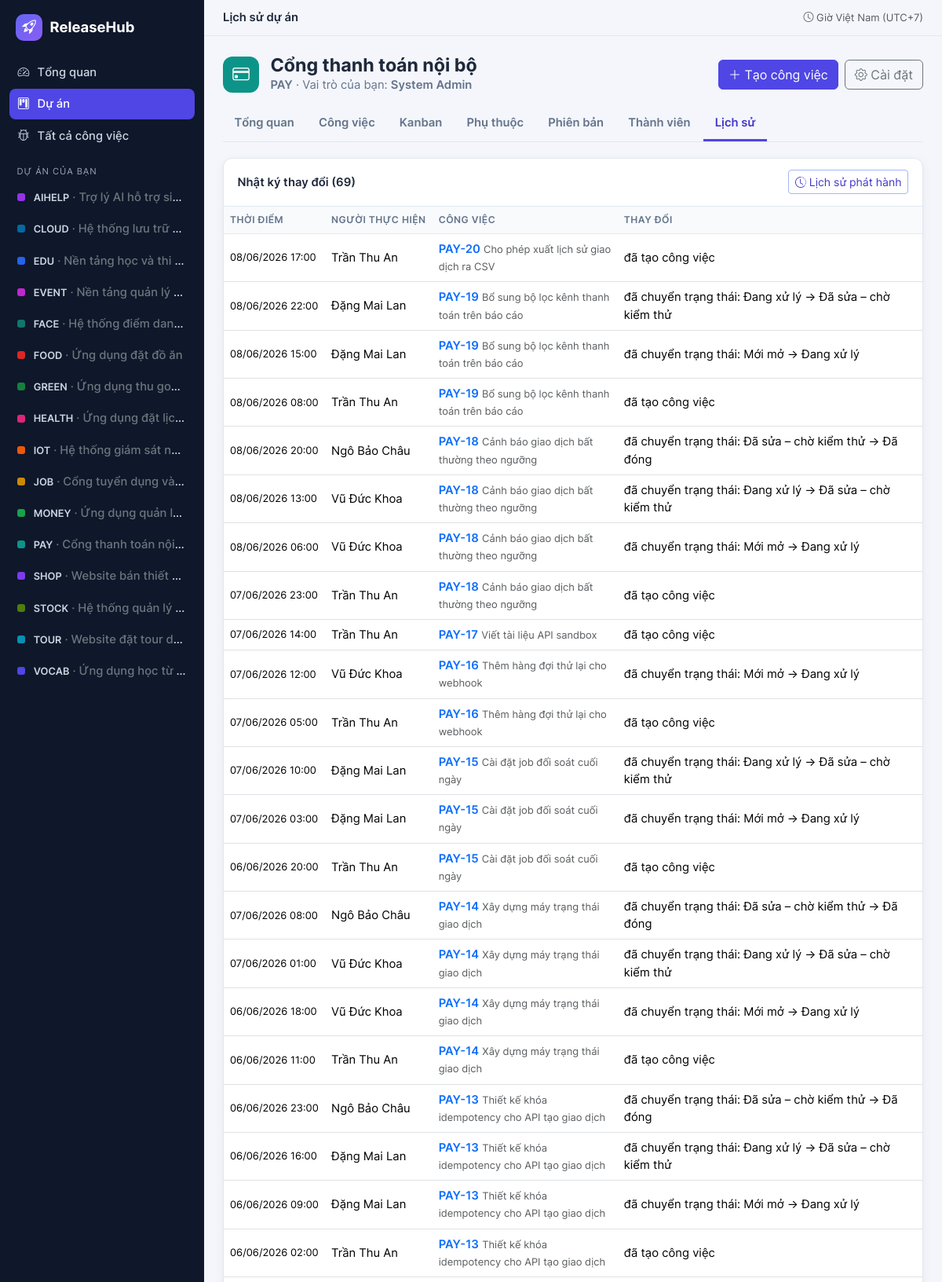
The page /public/projects/2/history (signed in, upper part) on the database its author committed.
### tables this page shows
CREATE TABLE projects (
    id            INT UNSIGNED NOT NULL AUTO_INCREMENT,
    code          VARCHAR(16) NOT NULL,
    name          VARCHAR(150) NOT NULL,
    description   TEXT NULL,
    color         CHAR(7) NOT NULL DEFAULT '#4f46e5',
    icon          VARCHAR(40) NOT NULL DEFAULT 'bi-kanban',
    owner_id      INT UNSIGNED NULL,
    issue_counter INT UNSIGNED NOT NULL DEFAULT 0,
    version       INT UNSIGNED NOT NULL DEFAULT 1,
    archived_at   DATETIME NULL,
    created_at    DATETIME NOT NULL,
    updated_at    DATETIME NOT NULL,
    PRIMARY KEY (id),
    UNIQUE KEY uq_projects_code (code),
    KEY idx_projects_archived (archived_at),
    CONSTRAINT fk_projects_owner FOREIGN KEY (owner_id) REFERENCES users (id) ON DELETE SET NULL
);

CREATE TABLE issue_histories (
    id         BIGINT UNSIGNED NOT NULL AUTO_INCREMENT,
    project_id INT UNSIGNED NOT NULL,
    issue_id   INT UNSIGNED NOT NULL,
    actor_id   INT UNSIGNED NULL,
    action     VARCHAR(40) NOT NULL,
    changes    TEXT NULL,
    created_at DATETIME NOT NULL,
    PRIMARY KEY (id),
    KEY idx_hist_issue (issue_id, id),
    KEY idx_hist_project (project_id, id),
    CONSTRAINT fk_hist_issue FOREIGN KEY (issue_id, project_id) REFERENCES issues (id, project_id) ON DELETE RESTRICT,
    CONSTRAINT fk_hist_actor FOREIGN KEY (actor_id) REFERENCES users (id) ON DELETE SET NULL
);

CREATE TABLE users (
    id            INT UNSIGNED NOT NULL AUTO_INCREMENT,
    email         VARCHAR(190) NOT NULL,
    full_name     VARCHAR(120) NOT NULL,
    password_hash VARCHAR(255) NOT NULL,
    is_admin      TINYINT(1) NOT NULL DEFAULT 0,
    is_active     TINYINT(1) NOT NULL DEFAULT 1,
    last_login_at DATETIME NULL,
    created_at    DATETIME NOT NULL,
    updated_at    DATETIME NOT NULL,
    PRIMARY KEY (id),
    UNIQUE KEY uq_users_email (email)
);

CREATE TABLE issues (
    id                 INT UNSIGNED NOT NULL AUTO_INCREMENT,
    project_id         INT UNSIGNED NOT NULL,
    number             INT UNSIGNED NOT NULL,
    code               VARCHAR(32) NOT NULL,
    type               ENUM('bug','task','improvement') NOT NULL,
    title              VARCHAR(200) NOT NULL,
    description        TEXT NULL,
    priority           ENUM('low','medium','high','urgent') NOT NULL DEFAULT 'medium',
    severity           ENUM('trivial','minor','major','critical','blocker') NULL,
    status             ENUM('open','in_progress','resolved','verified','closed','reopened') NOT NULL DEFAULT 'open',
    reporter_id        INT UNSIGNED NOT NULL,
    assignee_id        INT UNSIGNED NULL,
    due_date           DATE NULL,
    environment        VARCHAR(255) NULL,
    steps_to_reproduce TEXT NULL,
    expected_result    TEXT NULL,
    actual_result      TEXT NULL,
    fix_ref            VARCHAR(500) NULL,
    fix_revision       INT UNSIGNED NOT NULL DEFAULT 0,
    commit_url         VARCHAR(500) NULL,
    pr_url             VARCHAR(500) NULL,
    version            INT UNSIGNED NOT NULL DEFAULT 1,
    created_at         DATETIME NOT NULL,
    updated_at         DATETIME NOT NULL,
    PRIMARY KEY (id),
    UNIQUE KEY uq_issue_number (project_id, number),
    UNIQUE KEY uq_issue_code (project_id, code),
    UNIQUE KEY uq_issue_project (id, project_id),
    KEY idx_issue_status (project_id, status),
    KEY idx_issue_assignee (project_id, assignee_id),
    KEY idx_issue_severity (project_id, severity),
    KEY idx_issue_type (project_id, type),
    KEY idx_issue_updated (project_id, updated_at),
    CONSTRAINT fk_issue_project FOREIGN KEY (project_id) REFERENCES projects (id) ON DELETE RESTRICT,
    CONSTRAINT fk_issue_reporter FOREIGN KEY (reporter_id) REFERENCES users (id),
    CONSTRAINT fk_issue_assignee FOREIGN KEY (assignee_id) REFERENCES users (id) ON DELETE SET NULL
);

### views/projects/history.php (the view, shortened to what the rows shown need)
<?php
echo partial('project_head', ['project' => $project, 'tab' => 'history', 'role' => $role, 'can' => $can]); ?>
<div class="rh-card">
<?php if (!$rows): ?><div class="empty"><i class="bi bi-activity"></i>Chưa có hoạt động.</div><?php else: ?>
<div class="table-responsive"><table class="table rh-table"><thead><tr><th>Thời điểm</th><th>Người thực hiện</th><th>Công việc</th><th>Thay đổi</th></tr></thead><tbody>
<?php foreach ($rows as $h): ?><tr><td class="text-nowrap small"><?= e(vn_dt($h['created_at'])) ?></td><td><?= e($h['actor_name'] ?? 'Hệ thống') ?></td>
    <td><a class="code-link" href="<?= e(url('issues/' . $h['issue_id'])) ?>"><?= e($h['issue_code']) ?></a> <span class="text-muted small"><?= e(mb_strimwidth($h['issue_title'], 0, 50, '…')) ?></span></td><td><?= e(history_text($h)) ?></td></tr><?php endforeach; ?>
</tbody></table></div>
<?php  endif; ?></div>

### views/partials/project_head.php (shortened to what the rows shown need)
<div class="proj-head">
    <div class="flex-grow-1" style="min-width:0">
        <h1 class="page-title text-truncate"><?= e($project['name']) ?> <?php if ($project['archived_at']): ?><span class="badge text-bg-secondary fs-6">Đã lưu trữ</span><?php endif; ?></h1>
        <p class="page-sub"><span class="fw-semibold"><?= e($project['code']) ?></span> · Vai trò của bạn: <span class="fw-semibold"><?= e(role_label($role)) ?></span></p>
    </div>
</div>

### views/layouts/app.php (shortened to what the rows shown need)
<!doctype html>
<html lang="vi">
<head>
    <link rel="stylesheet" href="<?= e(asset('vendor/bootstrap/bootstrap.min.css')) ?>">
    <link rel="stylesheet" href="<?= e(asset('vendor/bootstrap-icons/bootstrap-icons.min.css')) ?>">
    <link rel="stylesheet" href="<?= e(asset('css/fonts.css')) ?>">
    <link rel="stylesheet" href="<?= e(asset('css/app.css')) ?>">
</head>
<body>
<aside class="rh-sidebar" id="sidebar" aria-label="Điều hướng chính">
    <nav class="rh-nav">
        <?php foreach ($sidebarProjects as $sp): ?>
            <a href="<?= e(url('projects/' . $sp['id'])) ?>" title="<?= e($sp['name']) ?>">
                <span class="dot" style="background:<?= e($sp['color']) ?>"></span>
                <span class="pname"><span class="pcode fw-semibold"><?= e($sp['code']) ?></span> <span class="text-secondary">· <?= e($sp['name']) ?></span></span>
            </a>
        <?php endforeach; ?>
    </nav>
</aside>
<div class="rh-main">
    <main id="main" class="rh-content">
        <?= $content ?>
    </main>
</div>
</body>
</html>

### rows shown on the page
projects: code "AIHELP", name "Trợ lý AI hỗ trợ si…"
projects: code "CLOUD", name "Hệ thống lưu trữ…"
projects: code "EDU", name "Nền tảng học và thi…"
projects: code "EVENT", name "Nền tảng quản lý…"
projects: code "FACE", name "Hệ thống điểm dan…"
projects: code "FOOD", name "Ứng dụng đặt đồ ăn"
projects: code "GREEN", name "Ứng dụng thu go…"
projects: code "HEALTH", name "Ứng dụng đặt lịc…"
projects: code "IOT", name "Hệ thống giám sát n…"
projects: code "JOB", name "Cổng tuyển dụng và…"
projects: code "MONEY", name "Ứng dụng quản l…"
projects: code "PAY", name "Cổng thanh toán nội…", name "Cổng thanh toán nội bộ"
projects: code "SHOP", name "Website bán thiết…"
projects: code "STOCK", name "Hệ thống quản lý…"
projects: code "TOUR", name "Website đặt tour d…"
projects: code "VOCAB", name "Ứng dụng học từ…"
issue_histories: created_at "08/06/2026 17:00", actor.full_name "Trần Thu An", issue.code "PAY-20", issue.title "Cho phép xuất lịch sử giao dịch ra CSV", action "đã tạo công việc"
issue_histories: created_at "08/06/2026 22:00", actor.full_name "Đặng Mai Lan", issue.code "PAY-19", issue.title "Bổ sung bộ lọc kênh thanh toán trên báo cáo", history_text($h) "đã chuyển trạng thái: Đang xử lý → Đã sửa – chờ kiểm thử"
issue_histories: created_at "08/06/2026 15:00", actor.full_name "Đặng Mai Lan", issue.code "PAY-19", issue.title "Bổ sung bộ lọc kênh thanh toán trên báo cáo", history_text($h) "đã chuyển trạng thái: Mới mở → Đang xử lý"
issue_histories: created_at "08/06/2026 08:00", actor.full_name "Trần Thu An", issue.code "PAY-19", issue.title "Bổ sung bộ lọc kênh thanh toán trên báo cáo", action "đã tạo công việc"
issue_histories: created_at "08/06/2026 20:00", actor.full_name "Ngô Bảo Châu", issue.code "PAY-18", issue.title "Cảnh báo giao dịch bất thường theo ngưỡng", history_text($h) "đã chuyển trạng thái: Đã sửa – chờ kiểm thử → Đã đóng"
issue_histories: created_at "08/06/2026 13:00", actor.full_name "Vũ Đức Khoa", issue.code "PAY-18", issue.title "Cảnh báo giao dịch bất thường theo ngưỡng", history_text($h) "đã chuyển trạng thái: Đang xử lý → Đã sửa – chờ kiểm thử"
issue_histories: created_at "08/06/2026 06:00", actor.full_name "Vũ Đức Khoa", issue.code "PAY-18", issue.title "Cảnh báo giao dịch bất thường theo ngưỡng", history_text($h) "đã chuyển trạng thái: Mới mở → Đang xử lý"
issue_histories: created_at "07/06/2026 23:00", actor.full_name "Trần Thu An", issue.code "PAY-18", issue.title "Cảnh báo giao dịch bất thường theo ngưỡng", action "đã tạo công việc"
issue_histories: created_at "07/06/2026 14:00", actor.full_name "Trần Thu An", issue.code "PAY-17", issue.title "Viết tài liệu API sandbox", action "đã tạo công việc"
issue_histories: created_at "07/06/2026 12:00", actor.full_name "Vũ Đức Khoa", issue.code "PAY-16", issue.title "Thêm hàng đợi thử lại cho webhook", history_text($h) "đã chuyển trạng thái: Mới mở → Đang xử lý"
issue_histories: created_at "07/06/2026 05:00", actor.full_name "Trần Thu An", issue.code "PAY-16", issue.title "Thêm hàng đợi thử lại cho webhook", action "đã tạo công việc"
issue_histories: created_at "07/06/2026 10:00", actor.full_name "Đặng Mai Lan", issue.code "PAY-15", issue.title "Cài đặt job đối soát cuối ngày", history_text($h) "đã chuyển trạng thái: Đang xử lý → Đã sửa – chờ kiểm thử"
issue_histories: created_at "07/06/2026 03:00", actor.full_name "Đặng Mai Lan", issue.code "PAY-15", issue.title "Cài đặt job đối soát cuối ngày", history_text($h) "đã chuyển trạng thái: Mới mở → Đang xử lý"
issue_histories: created_at "06/06/2026 20:00", actor.full_name "Trần Thu An", issue.code "PAY-15", issue.title "Cài đặt job đối soát cuối ngày", action "đã tạo công việc"
issue_histories: created_at "07/06/2026 08:00", actor.full_name "Ngô Bảo Châu", issue.code "PAY-14", issue.title "Xây dựng máy trạng thái giao dịch", history_text($h) "đã chuyển trạng thái: Đã sửa – chờ kiểm thử → Đã đóng"
issue_histories: created_at "07/06/2026 01:00", actor.full_name "Vũ Đức Khoa", issue.code "PAY-14", issue.title "Xây dựng máy trạng thái giao dịch", history_text($h) "đã chuyển trạng thái: Đang xử lý → Đã sửa – chờ kiểm thử"
issue_histories: created_at "06/06/2026 18:00", actor.full_name "Vũ Đức Khoa", issue.code "PAY-14", issue.title "Xây dựng máy trạng thái giao dịch", history_text($h) "đã chuyển trạng thái: Mới mở → Đang xử lý"
issue_histories: created_at "06/06/2026 11:00", actor.full_name "Trần Thu An", issue.code "PAY-14", issue.title "Xây dựng máy trạng thái giao dịch", action "đã tạo công việc"
issue_histories: created_at "06/06/2026 23:00", actor.full_name "Ngô Bảo Châu", issue.code "PAY-13", issue.title "Thiết kế khóa idempotency cho API tạo giao dịch", history_text($h) "đã chuyển trạng thái: Đã sửa – chờ kiểm thử → Đã đóng"
issue_histories: created_at "06/06/2026 16:00", actor.full_name "Đặng Mai Lan", issue.code "PAY-13", issue.title "Thiết kế khóa idempotency cho API tạo giao dịch", history_text($h) "đã chuyển trạng thái: Đang xử lý → Đã sửa – chờ kiểm thử"
issue_histories: created_at "06/06/2026 09:00", actor.full_name "Đặng Mai Lan", issue.code "PAY-13", issue.title "Thiết kế khóa idempotency cho API tạo giao dịch", history_text($h) "đã chuyển trạng thái: Mới mở → Đang xử lý"
issue_histories: created_at "06/06/2026 02:00", actor.full_name "Trần Thu An", issue.code "PAY-13", issue.title "Thiết kế khóa idempotency cho API tạo giao dịch", action "đã tạo công việc"

### other values the page prints
$title "Lịch sử dự án"
role_label($role) "System Admin"
$label "Tổng quan"
$label "Công việc"
$label "Kanban"
$label "Phụ thuộc"
$label "Phiên bản"
$label "Thành viên"
$label "Lịch sử"
$total "69"
